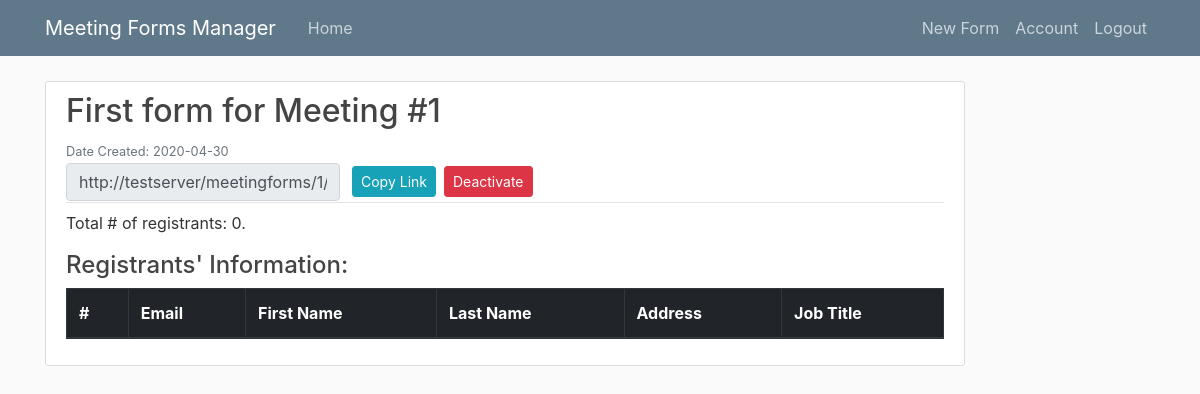
The app's page /meetingforms/1 (signed in), older data.
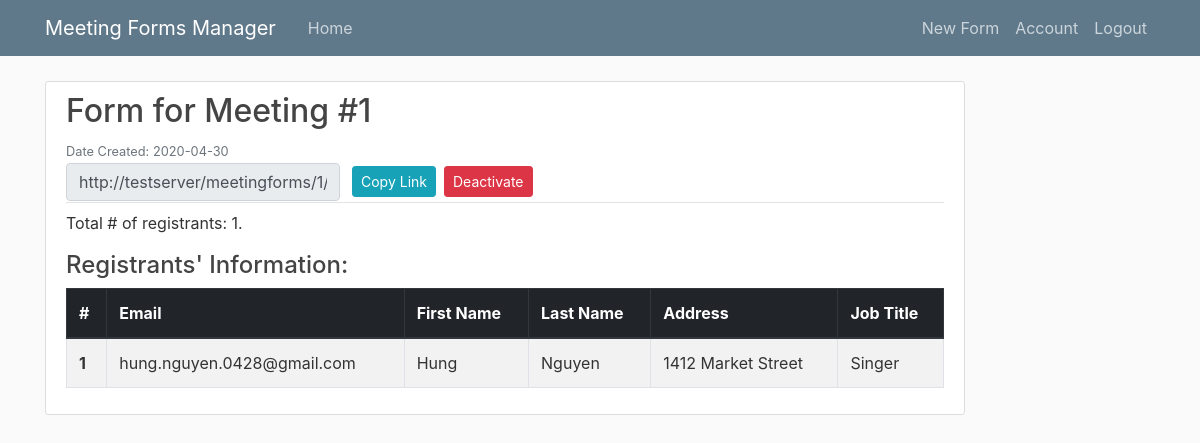
The same page, newer data.
### zoom_app/models.py (models this page shows, shortened)
class MeetingForm(db.Model):
    id = db.Column(db.Integer, primary_key=True)
    meeting_id = db.Column(BIGINT(unsigned=True), nullable=False)
    meeting_form_name = db.Column(db.String(200), nullable=False)
    date_created = db.Column(db.DateTime, nullable=False, default=datetime.utcnow)
    active = db.Column(db.Boolean, nullable=False)
    user_id = db.Column(db.Integer, db.ForeignKey('user.id'), nullable=False)
    registrants = db.relationship('Registrant', backref='register_form', lazy=True)

class Registrant(db.Model):
    id = db.Column(db.Integer, primary_key=True)
    email = db.Column(db.String(120), nullable=False)
    first_name = db.Column(db.String(50), nullable=False)
    last_name = db.Column(db.String(50), nullable=False)
    address = db.Column(db.String(50))
    job_title = db.Column(db.String(50))
    date_registered = db.Column(db.DateTime, nullable=False, default=datetime.utcnow)
    meeting_form_id = db.Column(db.Integer, db.ForeignKey('meeting_form.id'), nullable=False)

### zoom_app/routes.py (the view)
@app.route("/meetingforms/<int:meeting_form_id>", methods=['GET', 'POST'])
@login_required
def meeting_form(meeting_form_id):
    meeting_form = MeetingForm.query.get_or_404(meeting_form_id)
    if meeting_form.creator != current_user:
        abort(403)
    return render_template(
        "meeting_form.html",
        title=meeting_form.meeting_form_name,
        meeting_form=meeting_form,
        view_link=f"{request.base_url}/view"
    )

### zoom_app/models.py (called while the page is built)
@login_manager.user_loader
def load_user(user_id):
    return User.query.get(int(user_id))

### zoom_app/routes.py (called while the page is built)
@app.context_processor
def utility_processor():
    def list_length(lst):
        return len(lst)
    def return_idx_in_list(item, lst):
        return lst.index(item)
    return dict(list_length=list_length, return_idx_in_list=return_idx_in_list)

### zoom_app/templates/meeting_form.html (shortened to what this page needs)
{% extends "layout.html" %}
{% block content %}
<div class="col-md-10">
  <article class="media content-section">
    <div class="media-body">
      <div class="article-metadata">
        <h2 class="mr-2" disabled="true">{{ meeting_form.meeting_form_name }}</h2>
        <small class="text-muted">Date Created: {{ meeting_form.date_created.strftime('%Y-%m-%d') }}</small>
        <div>
          <form class="form-inline">
            <input type="text" class="form-control mr-2" value="{{ view_link }}" id="meeting-link" readonly>
            <button type="button" class="btn btn-info btn-sm m-1" onclick="copyLink()">Copy Link</button>
            {% if meeting_form.active %}
              <button type="button" class="btn btn-danger btn-sm m-1" data-toggle="modal" data-target="#toggleModal">Deactivate</button>
            {% else %}
              <button type="button" class="btn btn-success btn-sm m-1" data-toggle="modal" data-target="#toggleModal">Activate</button>
            {% endif %}
          </form>
        </div>
      </div>
      <div class="mt-2">
        <p>Total # of registrants: {{ list_length(meeting_form.registrants) }}.</p>
      </div>
      <div>
        <h4>Registrants' Information:</h4>
        <table class="table table-bordered table-striped">
          <thead class="thead-dark">
            <tr>
              <th scope="col">#</th>
              <th scope="col">Email</th>
              <th scope="col">First Name</th>
              <th scope="col">Last Name</th>
              <th scope="col">Address</th>
              <th scope="col">Job Title</th>
            </tr>
          </thead>
          <tbody>
            {% for registrant in meeting_form.registrants %}
              <tr>
                <th scope="row">{{ return_idx_in_list(registrant, meeting_form.registrants) + 1 }}</th>
                <td>{{ registrant.email }}</td>
                <td>{{ registrant.first_name }}</td>
                <td>{{ registrant.last_name }}</td>
                <td>{{ registrant.address }}</td>
                <td>{{ registrant.job_title }}</td>
              </tr>
            {% endfor %}
          </tbody>
        </table>
      </div>
    </div>
  </article>
</div>
{% endblock content %}

### zoom_app/templates/layout.html (shortened to what this page needs)
<!DOCTYPE html>
<html>
<head>
    <link rel="stylesheet" href="https://maxcdn.bootstrapcdn.com/bootstrap/4.0.0/css/bootstrap.min.css">
    <link rel="stylesheet" type="text/css" href="{{ url_for('static', filename='main.css') }}">
</head>
<body>
    <header class="site-header">
      <nav class="navbar navbar-expand-md navbar-dark bg-steel fixed-top">
        <div class="container">
          <a class="navbar-brand mr-4" href="/">Meeting Forms Manager</a>
          <div class="collapse navbar-collapse" id="navbarToggle">
            <div class="navbar-nav mr-auto">
              <a class="nav-item nav-link" href="{{ url_for('home') }}">Home</a>
            </div>
            <div class="navbar-nav">
              {% if current_user.is_authenticated %}
                <a class="nav-item nav-link" href="{{ url_for('new_form') }}">New Form</a>
                <a class="nav-item nav-link" href="{{ url_for('account') }}">Account</a>
                <a class="nav-item nav-link" href="{{ url_for('logout') }}">Logout</a>
              {% else %}
                <a class="nav-item nav-link" href="{{ url_for('login') }}">Login</a>
                <a class="nav-item nav-link" href="{{ url_for('register') }}">Register</a>
              {% endif %}
            </div>
          </div>
        </div>
      </nav>
    </header>
    <main role="main" class="container">
      <div class="row">
        <div class="col-md-8">
        </div>
      </div>
      <div class="row">
        {% block content %}{% endblock %}
      </div>
    </main>
</body>
</html>

### zoom_app/static/main.css (style rules this page uses)
body { background: #fafafa; color: #333333; margin-top: 5rem; }
h1, h2, h3, h4, h5, h6 { color: #444444; }
.bg-steel { background-color: #5f788a; }
.site-header .navbar-nav .nav-link { color: #cbd5db; }
.content-section { background: #ffffff; padding: 10px 20px; border: 1px solid #dddddd; border-radius: 3px; margin-bottom: 20px; }
.article-metadata { padding-bottom: 1px; margin-bottom: 4px; border-bottom: 1px solid #e3e3e3 }

Row changes from the older to the newer data that the page shows:
changed MeetingForm: meeting_form_name "First form for Meeting #1" → "Form for Meeting #1"
added Registrant: return_idx_in_list "1", email "hung.nguyen.0428@gmail.com", first_name "Hung", last_name "Nguyen", address "1412 Market Street", job_title "Singer"
Text that changed along with them:
{{ list_length(meeting_form.registrants) }}: "0" → "1"
